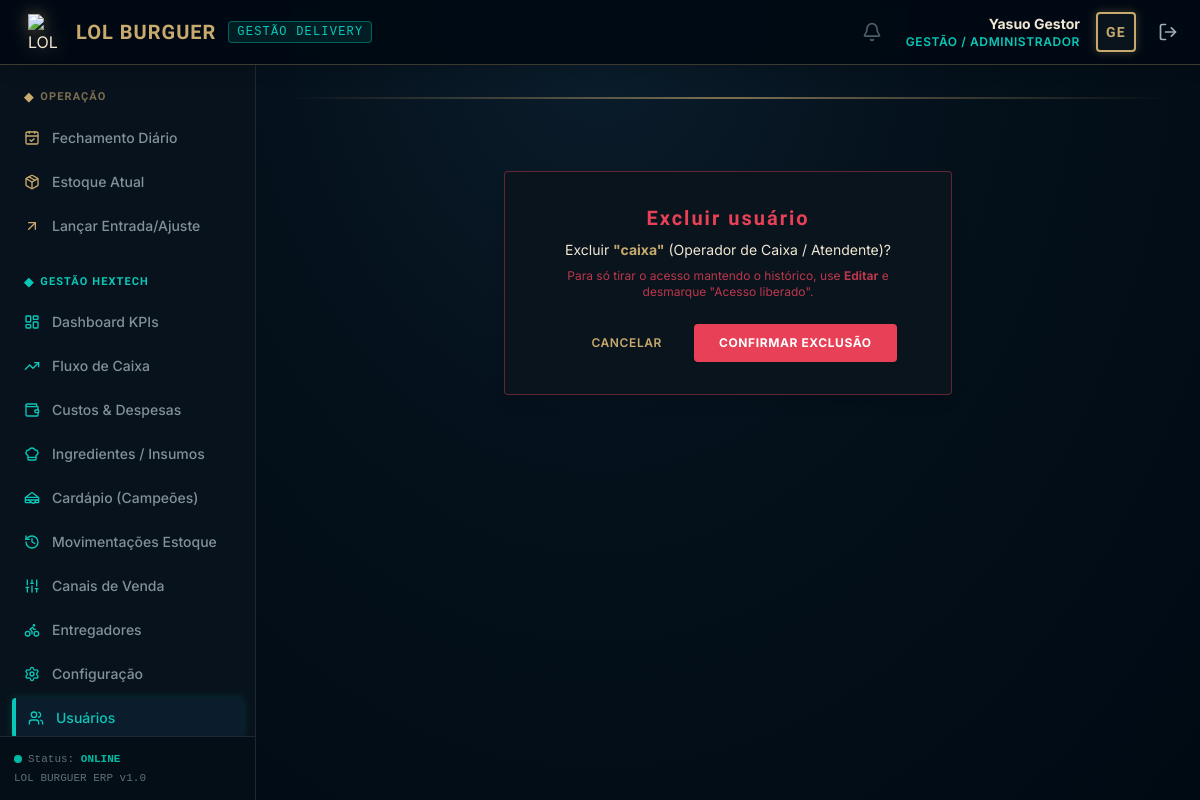
The page /usuarios/8/excluir/ (signed in) on the database its author committed.
### core/models.py (models this page shows, shortened)
class Usuario(AbstractUser):
    ROLE_CHOICES = (
        ('GESTAO', 'Gestão / Administrador'),
        ('OPERADOR', 'Operador de Caixa / Atendente'),
    )
    role = models.CharField(
        max_length=20,
        choices=ROLE_CHOICES,
        default='OPERADOR',
        verbose_name="Cargo / Nível de Acesso"
    )
    class Meta:
        verbose_name = "Usuário"
        verbose_name_plural = "Usuários"
        ordering = ['username']

### core/decorators.py (the view)
    def _wrapped_view_func(request, *args, **kwargs):
        if request.user.is_authenticated and request.user.role == 'GESTAO':
            return view_func(request, *args, **kwargs)
        messages.error(request, "Acesso negado: Apenas a Gestão tem permissão para acessar esta página.")
        return redirect('home')

### core/views.py (called while the page is built)
@login_required
@gestao_required
def usuario_excluir(request, pk):
    usuario = get_object_or_404(Usuario, pk=pk)
    if usuario.pk == request.user.pk:
        messages.error(request, "Você não pode excluir a sua própria conta.")
        return redirect('usuario_listar')
    if usuario.role == 'GESTAO' and usuario.is_active:
        outros = Usuario.objects.filter(role='GESTAO', is_active=True).exclude(pk=usuario.pk)
        if not outros.exists():
            messages.error(request, "Não dá para excluir o único usuário de Gestão ativo.")
            return redirect('usuario_listar')
    if request.method == 'POST':
        nome = usuario.username
        usuario.delete()
        messages.success(request, f"Usuário '{nome}' excluído.")
        return redirect('usuario_listar')
    return render(request, 'core/usuario_confirm_delete.html', {'alvo': usuario})

### templates/core/usuario_confirm_delete.html (shortened to what this page needs)
{% extends "base.html" %}
{% block content %}
<div class="max-w-md mx-auto my-12">
    <div class="bg-hex_dark_card border border-hex_danger/40 p-6 md:p-8 rounded shadow-lg text-center">
        <h1 class="text-xl font-bold title-hex text-hex_danger mb-2">Excluir usuário</h1>
        <p class="text-sm text-hex_gold_light mb-6">
            Excluir <span class="font-bold text-hex_gold">"{{ alvo.username }}"</span> ({{ alvo.get_role_display }})?
            <span class="text-xs text-hex_danger/80 block mt-2">Para só tirar o acesso mantendo o histórico, use <strong>Editar</strong> e desmarque "Acesso liberado".</span>
        </p>
        <form method="post" class="flex items-center justify-center space-x-4">
            <a href="{% url 'usuario_listar' %}" class="px-4 py-2.5 rounded text-xs font-semibold text-hex_gold hover:text-white uppercase tracking-wider">Cancelar</a>
            <button type="submit" class="bg-hex_danger hover:bg-red-700 text-white font-bold py-2.5 px-6 rounded uppercase tracking-wider text-xs border border-hex_danger/40">Confirmar exclusão</button>
        </form>
    </div>
</div>
{% endblock %}

### templates/base.html (shortened to what this page needs)
<!DOCTYPE html>
<html lang="pt-br" class="h-full">
<head>
    <script src="https://cdn.tailwindcss.com"></script>
</head>
<body class="h-full flex flex-col" x-data="{ mobileSidebarOpen: false }">
    <header class="bg-hex_dark_bg/95 border-b border-hex_gold/30 px-4 py-3 flex items-center justify-between z-20 shadow-lg backdrop-blur-sm">
        <div class="flex items-center space-x-3">
            <div class="flex items-center space-x-3">
                <img src="/media/produtos/logo.png" alt="LOL BURGUER Logo" class="w-9 h-9 object-contain filter drop-shadow-[0_0_8px_rgba(200,170,110,0.5)]">
                <span class="text-xl font-bold title-hex text-hex_gold tracking-wider">LOL BURGUER</span>
                <span class="hidden md:inline-block text-xs font-mono uppercase tracking-widest text-hex_blue border border-hex_blue/40 bg-hex_blue/10 px-2 py-0.5 rounded">
                    Gestão Delivery
                </span>
            </div>
        </div>
        <div class="flex items-center space-x-4">
            {% if user.is_authenticated %}
                <div hx-get="{% url 'notificacoes_badge' %}" hx-trigger="load, every 60s" class="relative group cursor-pointer mr-2">
                    <i data-lucide="bell" class="w-5 h-5 text-hex_gold_dim opacity-50 group-hover:opacity-100 transition-opacity"></i>
                </div>
                <div class="text-right hidden sm:block">
                    <p class="text-sm font-bold text-hex_gold_light">{{ user.get_full_name|default:user.username }}</p>
                    <p class="text-xs text-hex_blue uppercase tracking-wider font-semibold">{{ user.get_role_display }}</p>
                </div>
                <div class="w-10 h-10 border-2 border-hex_gold rounded flex items-center justify-center bg-hex_dark_card shadow-[0_0_10px_rgba(200,170,110,0.3)]">
                    <span class="text-hex_gold font-bold title-hex text-sm">{{ user.username|slice:":2"|upper }}</span>
                </div>
                <a href="{% url 'logout' %}" class="text-hex_gold_dim hover:text-hex_gold p-1.5 rounded hover:bg-hex_dark_card transition-all" title="Sair do Sistema">
                    <i data-lucide="log-out" class="w-5 h-5"></i>
                </a>
            {% else %}
                <span class="text-xs uppercase text-hex_gold_dim font-mono">Sem autenticação</span>
            {% endif %}
        </div>
    </header>
    <div class="flex-1 flex min-h-0 overflow-hidden">
        {% if user.is_authenticated %}
        <aside
            :class="mobileSidebarOpen ? 'translate-x-0' : '-translate-x-full lg:translate-x-0'"
            class="fixed inset-y-0 left-0 pt-16 lg:pt-0 lg:static w-64 bg-hex_dark_card/95 border-r border-hex_dark_border flex flex-col justify-between transition-transform duration-300 ease-in-out z-10 lg:z-0 backdrop-blur-sm"
        >
            <div class="flex-1 overflow-y-auto px-3 py-6 space-y-7">
                <div>
                    <h3 class="text-[11px] uppercase text-hex_gold/60 font-bold tracking-widest mb-3 px-3 title-hex flex items-center space-x-1.5">
                        <span class="text-hex_gold text-xs">◆</span>
                        <span>Operação</span>
                    </h3>
                    <nav class="space-y-1">
                        <a href="{% url 'fechamento_diario' %}" class="flex items-center space-x-3 px-3 py-2.5 rounded text-sm font-medium transition-all hover:bg-hex_dark_bg/80 hover:text-hex_gold_light {% if request.resolver_match.url_name == 'fechamento_diario' %}bg-[#0B1D2C] text-hex_gold_light border-l-4 border-hex_gold font-bold shadow-[0_0_10px_rgba(200,170,110,0.15)]{% else %}text-hex_gold_dim/80{% endif %}">
                            <i data-lucide="calendar-check" class="w-4 h-4 text-hex_gold"></i>
                            <span>Fechamento Diário</span>
                        </a>
                        <a href="{% url 'estoque_resumo' %}" class="flex items-center space-x-3 px-3 py-2.5 rounded text-sm font-medium transition-all hover:bg-hex_dark_bg/80 hover:text-hex_gold_light {% if request.resolver_match.url_name == 'estoque_resumo' %}bg-[#0B1D2C] text-hex_gold_light border-l-4 border-hex_gold font-bold shadow-[0_0_10px_rgba(200,170,110,0.15)]{% else %}text-hex_gold_dim/80{% endif %}">
                            <i data-lucide="package" class="w-4 h-4 text-hex_gold"></i>
                            <span>Estoque Atual</span>
                        </a>
                        <a href="{% url 'estoque_ajustar' %}" class="flex items-center space-x-3 px-3 py-2.5 rounded text-sm font-medium transition-all hover:bg-hex_dark_bg/80 hover:text-hex_gold_light {% if request.resolver_match.url_name == 'estoque_ajustar' %}bg-[#0B1D2C] text-hex_gold_light border-l-4 border-hex_gold font-bold shadow-[0_0_10px_rgba(200,170,110,0.15)]{% else %}text-hex_gold_dim/80{% endif %}">
                            <i data-lucide="arrow-up-right" class="w-4 h-4 text-hex_gold"></i>
                            <span>Lançar Entrada/Ajuste</span>
                        </a>
                    </nav>
                </div>
                {% if user.role == 'GESTAO' %}
                <div>
                    <h3 class="text-[11px] uppercase text-hex_blue font-bold tracking-widest mb-3 px-3 title-hex flex items-center space-x-1.5">
                        <span class="text-hex_blue text-xs">◆</span>
                        <span>Gestão Hextech</span>
                    </h3>
                    <nav class="space-y-1">
                        <a href="{% url 'dashboard' %}" class="flex items-center space-x-3 px-3 py-2.5 rounded text-sm font-medium transition-all hover:bg-hex_dark_bg/80 hover:text-hex_blue {% if request.resolver_match.url_name == 'dashboard' %}bg-[#0B1D2C] text-hex_blue border-l-4 border-hex_blue font-bold shadow-[0_0_10px_rgba(10,200,185,0.2)]{% else %}text-hex_gold_dim/80{% endif %}">
                            <i data-lucide="layout-dashboard" class="w-4 h-4 text-hex_blue"></i>
                            <span>Dashboard KPIs</span>
                        </a>
                        <a href="{% url 'fluxo_caixa_projetado' %}" class="flex items-center space-x-3 px-3 py-2.5 rounded text-sm font-medium transition-all hover:bg-hex_dark_bg/80 hover:text-hex_blue {% if request.resolver_match.url_name == 'fluxo_caixa_projetado' %}bg-[#0B1D2C] text-hex_blue border-l-4 border-hex_blue font-bold shadow-[0_0_10px_rgba(10,200,185,0.2)]{% else %}text-hex_gold_dim/80{% endif %}">
                            <i data-lucide="trending-up" class="w-4 h-4 text-hex_blue"></i>
                            <span>Fluxo de Caixa</span>
                        </a>
                        <a href="{% url 'despesa_listar' %}" class="flex items-center space-x-3 px-3 py-2.5 rounded text-sm font-medium transition-all hover:bg-hex_dark_bg/80 hover:text-hex_blue {% if request.resolver_match.url_name == 'despesa_listar' or 'despesa_criar' in request.resolver_match.url_name or 'despesa_editar' in request.resolver_match.url_name %}bg-[#0B1D2C] text-hex_blue border-l-4 border-hex_blue font-bold shadow-[0_0_10px_rgba(10,200,185,0.2)]{% else %}text-hex_gold_dim/80{% endif %}">
                            <i data-lucide="wallet" class="w-4 h-4 text-hex_blue"></i>
                            <span>Custos & Despesas</span>
                        </a>
                        <a href="{% url 'ingrediente_listar' %}" class="flex items-center space-x-3 px-3 py-2.5 rounded text-sm font-medium transition-all hover:bg-hex_dark_bg/80 hover:text-hex_blue {% if request.resolver_match.url_name == 'ingrediente_listar' %}bg-[#0B1D2C] text-hex_blue border-l-4 border-hex_blue font-bold shadow-[0_0_10px_rgba(10,200,185,0.2)]{% else %}text-hex_gold_dim/80{% endif %}">
                            <i data-lucide="chef-hat" class="w-4 h-4 text-hex_blue"></i>
                            <span>Ingredientes / Insumos</span>
                        </a>
                        <a href="{% url 'produto_listar' %}" class="flex items-center space-x-3 px-3 py-2.5 rounded text-sm font-medium transition-all hover:bg-hex_dark_bg/80 hover:text-hex_blue {% if request.resolver_match.url_name == 'produto_listar' %}bg-[#0B1D2C] text-hex_blue border-l-4 border-hex_blue font-bold shadow-[0_0_10px_rgba(10,200,185,0.2)]{% else %}text-hex_gold_dim/80{% endif %}">
                            <i data-lucide="sandwich" class="w-4 h-4 text-hex_blue"></i>
                            <span>Cardápio (Campeões)</span>
                        </a>
                        <a href="{% url 'estoque_historico' %}" class="flex items-center space-x-3 px-3 py-2.5 rounded text-sm font-medium transition-all hover:bg-hex_dark_bg/80 hover:text-hex_blue {% if request.resolver_match.url_name == 'estoque_historico' %}bg-[#0B1D2C] text-hex_blue border-l-4 border-hex_blue font-bold shadow-[0_0_10px_rgba(10,200,185,0.2)]{% else %}text-hex_gold_dim/80{% endif %}">
                            <i data-lucide="history" class="w-4 h-4 text-hex_blue"></i>
                            <span>Movimentações Estoque</span>
                        </a>
                        <a href="{% url 'canal_listar' %}" class="flex items-center space-x-3 px-3 py-2.5 rounded text-sm font-medium transition-all hover:bg-hex_dark_bg/80 hover:text-hex_blue {% if request.resolver_match.url_name == 'canal_listar' %}bg-[#0B1D2C] text-hex_blue border-l-4 border-hex_blue font-bold shadow-[0_0_10px_rgba(10,200,185,0.2)]{% else %}text-hex_gold_dim/80{% endif %}">
                            <i data-lucide="sliders" class="w-4 h-4 text-hex_blue"></i>
                            <span>Canais de Venda</span>
                        </a>
                        <a href="{% url 'entregador_listar' %}" class="flex items-center space-x-3 px-3 py-2.5 rounded text-sm font-medium transition-all hover:bg-hex_dark_bg/80 hover:text-hex_blue {% if request.resolver_match.url_name == 'entregador_listar' %}bg-[#0B1D2C] text-hex_blue border-l-4 border-hex_blue font-bold shadow-[0_0_10px_rgba(10,200,185,0.2)]{% else %}text-hex_gold_dim/80{% endif %}">
                            <i data-lucide="bike" class="w-4 h-4 text-hex_blue"></i>
                            <span>Entregadores</span>
                        </a>
                        <a href="{% url 'configuracao_financeira' %}" class="flex items-center space-x-3 px-3 py-2.5 rounded text-sm font-medium transition-all hover:bg-hex_dark_bg/80 hover:text-hex_blue {% if request.resolver_match.url_name == 'configuracao_financeira' %}bg-[#0B1D2C] text-hex_blue border-l-4 border-hex_blue font-bold shadow-[0_0_10px_rgba(10,200,185,0.2)]{% else %}text-hex_gold_dim/80{% endif %}">
                            <i data-lucide="settings" class="w-4 h-4 text-hex_blue"></i>
                            <span>Configuração</span>
                        </a>
                        <a href="{% url 'usuario_listar' %}" class="flex items-center space-x-3 px-3 py-2.5 rounded text-sm font-medium transition-all hover:bg-hex_dark_bg/80 hover:text-hex_blue {% if 'usuario' in request.resolver_match.url_name %}bg-[#0B1D2C] text-hex_blue border-l-4 border-hex_blue font-bold shadow-[0_0_10px_rgba(10,200,185,0.2)]{% else %}text-hex_gold_dim/80{% endif %}">
                            <i data-lucide="users" class="w-4 h-4 text-hex_blue"></i>
                            <span>Usuários</span>
                        </a>
                    </nav>
                </div>
                {% endif %}
            </div>
            <div class="p-3.5 border-t border-hex_dark_border bg-hex_dark_bg/50 text-[11px] font-mono text-hex_gold_dim/60">
                <p class="flex items-center space-x-1.5">
                    <span class="w-2 h-2 rounded-full bg-hex_success animate-pulse inline-block"></span>
                    <span>Status: <strong class="text-hex_success font-semibold">ONLINE</strong></span>
                </p>
                <p class="mt-0.5">LOL BURGUER ERP v1.0</p>
            </div>
        </aside>
        {% endif %}
        <main class="flex-1 flex flex-col overflow-y-auto min-h-0 p-4 md:p-6 lg:p-8 relative">
            <div class="h-0.5 bg-gradient-to-r from-transparent via-hex_gold to-transparent mb-6 opacity-60"></div>
            {% block content %}
            {% endblock %}
        </main>
    </div>
</body>
</html>

### templates/base.html (style rules this page uses)
body { font-family: 'Inter', 'Rubik', sans-serif; background-color: #010A13; background-image: radial-gradient(ellipse at 50% 0%, #0B1D2C 0%, #04101A 45%, #010A13 100%); color: #F0E6D2; }
.title-hex { font-family: 'Marcellus', 'Cinzel', serif; letter-spacing: 0.1em; }

### rows shown on the page
Usuario: get_full_name "Yasuo Gestor", role "GESTÃO / ADMINISTRADOR", username "GE"
Usuario: username "caixa", role "Operador de Caixa / Atendente"
